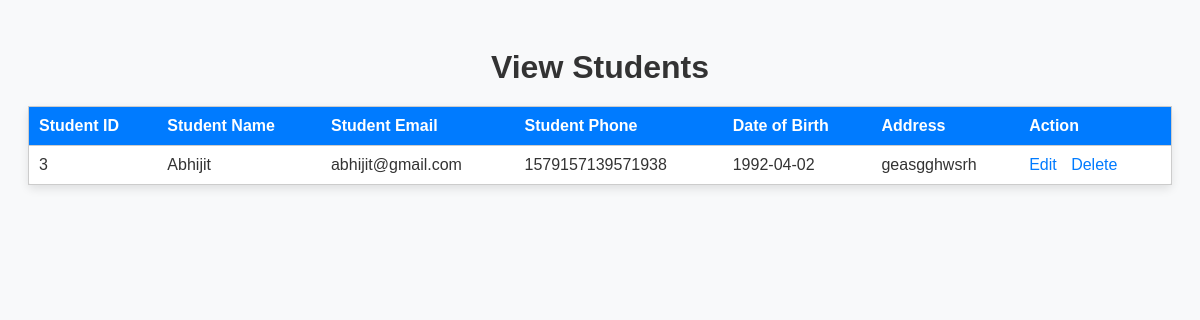
The app's page /view_students.php (signed in), older data.
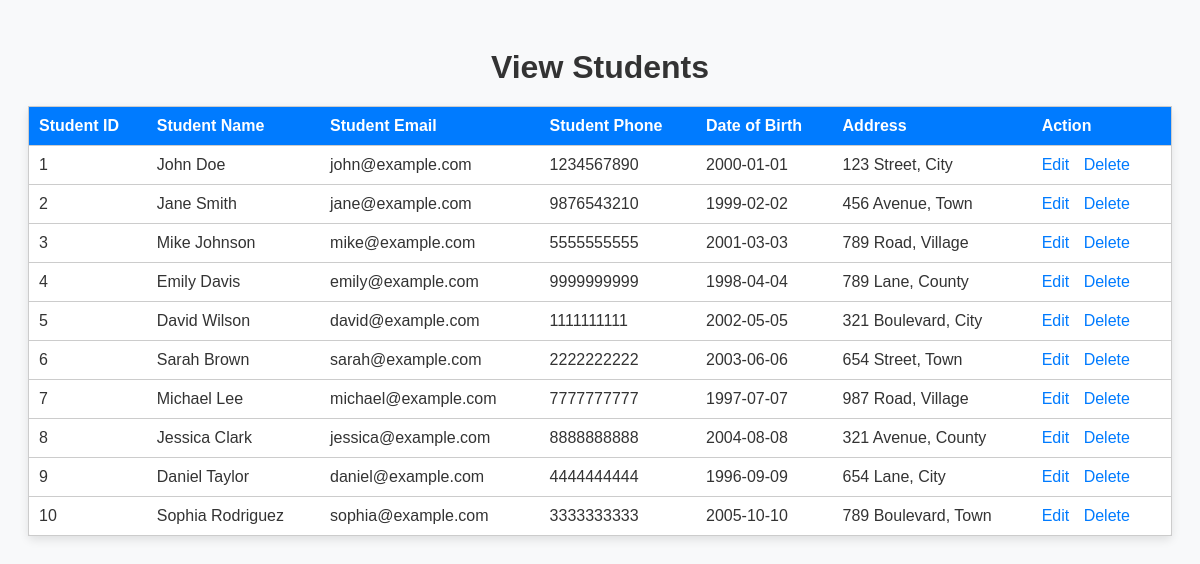
The same page, newer data.
### tables this page shows
CREATE TABLE `students` (
  `student_id` int(11) NOT NULL,
  `student_name` varchar(255) NOT NULL,
  `student_email` varchar(255) NOT NULL,
  `student_phone` varchar(20) NOT NULL,
  `date_of_birth` date NOT NULL,
  `address` varchar(255) NOT NULL
);

### view_students.php (the view, shortened to what this page needs)
<?php
require_once 'db_connection.php';
$stmt = $mysqli->prepare('SELECT * FROM students');
$stmt->execute();
$result = $stmt->get_result();
$students = $result->fetch_all(MYSQLI_ASSOC);
?>
<!DOCTYPE html>
<html>
<head>
</head>
<body>
    <h1>View Students</h1>
    <table>
        <tr>
            <th>Student ID</th>
            <th>Student Name</th>
            <th>Student Email</th>
            <th>Student Phone</th>
            <th>Date of Birth</th>
            <th>Address</th>
            <th>Action</th>
        </tr>
        <?php foreach ($students as $student) { ?>
            <tr>
                <td><?php echo $student['student_id']; ?></td>
                <td><?php echo $student['student_name']; ?></td>
                <td><?php echo $student['student_email']; ?></td>
                <td><?php echo $student['student_phone']; ?></td>
                <td><?php echo $student['date_of_birth']; ?></td>
                <td><?php echo $student['address']; ?></td>
                <td>
                    <a href="edit_student.php?id=<?php echo $student['student_id']; ?>">Edit</a>
                    <a href="delete_student.php?id=<?php echo $student['student_id']; ?>" onclick="return confirm('Are you sure you want to delete this student?')">Delete</a>
                </td>
            </tr>
        <?php } ?>
    </table>
</body>
</html>

Row changes from the older to the newer data that the page shows:
added students: student_id "1", student_name "John Doe", student_email "john@example.com", student_phone "1234567890", date_of_birth "2000-01-01", address "123 Street, City"
added students: student_id "2", student_name "Jane Smith", student_email "jane@example.com", student_phone "9876543210", date_of_birth "1999-02-02", address "456 Avenue, Town"
changed students id 3: student_name "Abhijit" → "Mike Johnson"; student_email "abhijit@gmail.com" → "mike@example.com"; student_phone "1579157139571938" → "5555555555"; date_of_birth "1992-04-02" → "2001-03-03"; address "geasgghwsrh" → "789 Road, Village"
added students: student_id "4", student_name "Emily Davis", student_email "emily@example.com", student_phone "9999999999", date_of_birth "1998-04-04", address "789 Lane, County"
added students: student_id "5", student_name "David Wilson", student_email "david@example.com", student_phone "1111111111", date_of_birth "2002-05-05", address "321 Boulevard, City"
added students: student_id "6", student_name "Sarah Brown", student_email "sarah@example.com", student_phone "2222222222", date_of_birth "2003-06-06", address "654 Street, Town"
added students: student_id "7", student_name "Michael Lee", student_email "michael@example.com", student_phone "7777777777", date_of_birth "1997-07-07", address "987 Road, Village"
added students: student_id "8", student_name "Jessica Clark", student_email "jessica@example.com", student_phone "8888888888", date_of_birth "2004-08-08", address "321 Avenue, County"
added students: student_id "9", student_name "Daniel Taylor", student_email "daniel@example.com", student_phone "4444444444", date_of_birth "1996-09-09", address "654 Lane, City"
added students: student_id "10", student_name "Sophia Rodriguez", student_email "sophia@example.com", student_phone "3333333333", date_of_birth "2005-10-10", address "789 Boulevard, Town"
